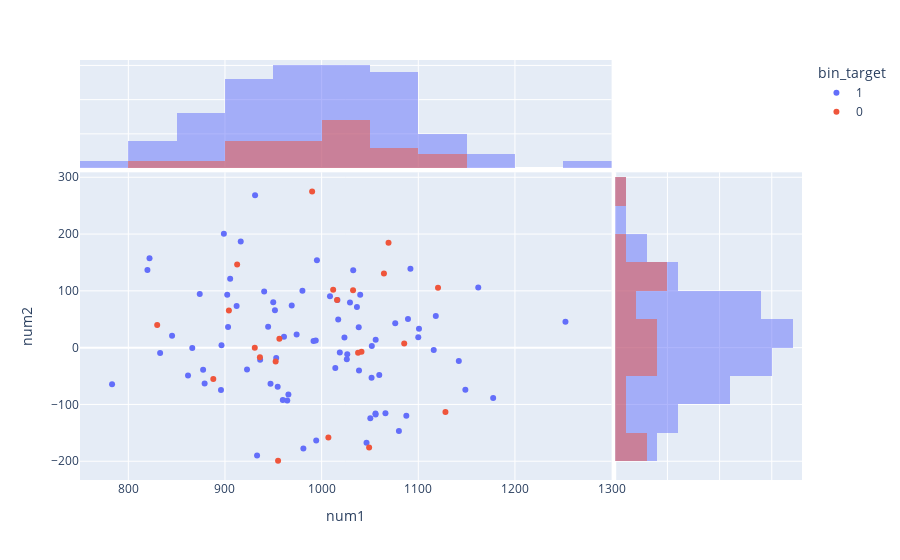

Notebook code cell kept with this figure:
### Code cell
df['bin_target'] = df['bin_target'].astype('category')
px.scatter(
    df, col1, col2,
    marginal_x='histogram',
    marginal_y='histogram',
    color=self.target
)

### Figure 1 — Plotly figure (JSON) as saved in the notebook; plotly's stock layout.template omitted (floating-point values rounded to 4 significant figures)
{"data": [{"hovertemplate": "bin_target=1<br>num1=%{x}<br>num2=%{y}<extra></extra>", "legendgroup": "1", "marker": {"color": "#636efa", "symbol": "circle"}, "mode": "markers", "name": "1", "orientation": "v", "showlegend": true, "type": "scatter", "x": [1016.0, 1027.0, 845.2, 1080.0, 1118.0, 916.3, 1177.0, 1142.0, 895.9, 969.0, 1019.0, 1050.0, 959.8, 991.6, 861.8, 1149.0, 1037.0, 866.2, 1101.0, 878.9, 944.6, 898.8, 902.3, 922.8, 877.4, 1039.0, 980.1, 1052.0, 1009.0, 783.2, 819.8, 1060.0, 964.5, 933.2, 931.2, 832.9, 994.4, 936.4, 1033.0, 1056.0, 873.9, 1076.0, 896.4, 1088.0, 1056.0, 954.5, 1252.0, 961.0, 1046.0, 947.1, 953.0, 1162.0, 1089.0, 1029.0, 993.9, 1014.0, 1038.0, 981.1, 951.7, 1092.0, 995.1, 1026.0, 1056.0, 949.9, 1052.0, 1024.0, 1017.0, 912.0, 1116.0, 821.9, 974.1, 965.6, 940.5, 905.4, 1066.0, 1040.0, 1100.0, 903.2], "xaxis": "x", "y": [83.98, -11.64, 20.9, -146.6, 55.61, 187.1, -88.85, -23.6, -74.56, 74.44, -8.515, -124.3, -92.08, 11.76, -49.03, -74.05, 71.75, -0.7166, 33.17, -62.99, 36.99, 200.5, 93.25, -38.67, -38.76, -40.2, 100.3, -52.89, 90.56, -64.59, 136.7, -48.04, -93.11, -189.7, 268.3, -9.36, -163.3, -21.39, 136.1, -117.6, 94.54, 43.16, 4.189, -119.7, 13.83, -68.79, 45.81, 19.33, -167.6, -63.65, -18.11, 106.1, 50.6, 79.45, 12.51, -35.65, 35.99, -177.6, 66.01, 139.1, 153.7, -20.2, -115.9, 80.09, 2.996, 17.7, 49.53, 73.49, -4.16, 157.5, 23.29, -82.65, 98.8, 121.4, -115.4, 93.02, 18.49, 36.2], "yaxis": "y"}, {"alignmentgroup": "True", "bingroup": "x", "hovertemplate": "bin_target=1<br>num1=%{x}<br>count=%{y}<extra></extra>", "legendgroup": "1", "marker": {"color": "#636efa"}, "name": "1", "offsetgroup": "1", "opacity": 0.5, "showlegend": false, "type": "histogram", "x": [1016.0, 1027.0, 845.2, 1080.0, 1118.0, 916.3, 1177.0, 1142.0, 895.9, 969.0, 1019.0, 1050.0, 959.8, 991.6, 861.8, 1149.0, 1037.0, 866.2, 1101.0, 878.9, 944.6, 898.8, 902.3, 922.8, 877.4, 1039.0, 980.1, 1052.0, 1009.0, 783.2, 819.8, 1060.0, 964.5, 933.2, 931.2, 832.9, 994.4, 936.4, 1033.0, 1056.0, 873.9, 1076.0, 896.4, 1088.0, 1056.0, 954.5, 1252.0, 961.0, 1046.0, 947.1, 953.0, 1162.0, 1089.0, 1029.0, 993.9, 1014.0, 1038.0, 981.1, 951.7, 1092.0, 995.1, 1026.0, 1056.0, 949.9, 1052.0, 1024.0, 1017.0, 912.0, 1116.0, 821.9, 974.1, 965.6, 940.5, 905.4, 1066.0, 1040.0, 1100.0, 903.2], "xaxis": "x3", "yaxis": "y3"}, {"alignmentgroup": "True", "bingroup": "y", "hovertemplate": "bin_target=1<br>num2=%{y}<br>count=%{x}<extra></extra>", "legendgroup": "1", "marker": {"color": "#636efa"}, "name": "1", "offsetgroup": "1", "opacity": 0.5, "showlegend": false, "type": "histogram", "xaxis": "x2", "y": [83.98, -11.64, 20.9, -146.6, 55.61, 187.1, -88.85, -23.6, -74.56, 74.44, -8.515, -124.3, -92.08, 11.76, -49.03, -74.05, 71.75, -0.7166, 33.17, -62.99, 36.99, 200.5, 93.25, -38.67, -38.76, -40.2, 100.3, -52.89, 90.56, -64.59, 136.7, -48.04, -93.11, -189.7, 268.3, -9.36, -163.3, -21.39, 136.1, -117.6, 94.54, 43.16, 4.189, -119.7, 13.83, -68.79, 45.81, 19.33, -167.6, -63.65, -18.11, 106.1, 50.6, 79.45, 12.51, -35.65, 35.99, -177.6, 66.01, 139.1, 153.7, -20.2, -115.9, 80.09, 2.996, 17.7, 49.53, 73.49, -4.16, 157.5, 23.29, -82.65, 98.8, 121.4, -115.4, 93.02, 18.49, 36.2], "yaxis": "y2"}, {"hovertemplate": "bin_target=0<br>num1=%{x}<br>num2=%{y}<extra></extra>", "legendgroup": "0", "marker": {"color": "#EF553B", "symbol": "circle"}, "mode": "markers", "name": "0", "orientation": "v", "showlegend": true, "type": "scatter", "x": [1007.0, 954.9, 1016.0, 1033.0, 1085.0, 936.1, 1128.0, 952.4, 930.8, 1069.0, 887.9, 956.3, 912.6, 829.9, 1064.0, 904.1, 1049.0, 1012.0, 990.2, 1041.0, 1038.0, 1120.0], "xaxis": "x", "y": [-158.1, -199.3, 84.09, 101.1, 7.505, -16.74, -113.4, -24.16, 0.01733, 184.9, -55.33, 15.63, 146.3, 39.9, 130.4, 65.39, -175.7, 102.1, 275.0, -7.277, -8.807, 105.5], "yaxis": "y"}, {"alignmentgroup": "True", "bingroup": "x", "hovertemplate": "bin_target=0<br>num1=%{x}<br>count=%{y}<extra></extra>", "legendgroup": "0", "marker": {"color": "#EF553B"}, "name": "0", "offsetgroup": "0", "opacity": 0.5, "showlegend": false, "type": "histogram", "x": [1007.0, 954.9, 1016.0, 1033.0, 1085.0, 936.1, 1128.0, 952.4, 930.8, 1069.0, 887.9, 956.3, 912.6, 829.9, 1064.0, 904.1, 1049.0, 1012.0, 990.2, 1041.0, 1038.0, 1120.0], "xaxis": "x3", "yaxis": "y3"}, {"alignmentgroup": "True", "bingroup": "y", "hovertemplate": "bin_target=0<br>num2=%{y}<br>count=%{x}<extra></extra>", "legendgroup": "0", "marker": {"color": "#EF553B"}, "name": "0", "offsetgroup": "0", "opacity": 0.5, "showlegend": false, "type": "histogram", "xaxis": "x2", "y": [-158.1, -199.3, 84.09, 101.1, 7.505, -16.74, -113.4, -24.16, 0.01733, 184.9, -55.33, 15.63, 146.3, 39.9, 130.4, 65.39, -175.7, 102.1, 275.0, -7.277, -8.807, 105.5], "yaxis": "y2"}], "layout": {"barmode": "overlay", "legend": {"title": {"text": "bin_target"}, "tracegroupgap": 0}, "margin": {"t": 60}, "xaxis": {"anchor": "y", "domain": [0, 0.7363], "title": {"text": "num1"}}, "xaxis2": {"anchor": "y2", "domain": [0.7413, 1], "matches": "x2", "showgrid": true, "showline": false, "showticklabels": false, "ticks": ""}, "xaxis3": {"anchor": "y3", "domain": [0, 0.7363], "matches": "x", "showgrid": true, "showticklabels": false}, "xaxis4": {"anchor": "y4", "domain": [0.7413, 1], "matches": "x2", "showgrid": true, "showline": false, "showticklabels": false, "ticks": ""}, "yaxis": {"anchor": "x", "domain": [0, 0.7326], "title": {"text": "num2"}}, "yaxis2": {"anchor": "x2", "domain": [0, 0.7326], "matches": "y", "showgrid": true, "showticklabels": false}, "yaxis3": {"anchor": "x3", "domain": [0.7426, 1], "matches": "y3", "showgrid": true, "showline": false, "showticklabels": false, "ticks": ""}, "yaxis4": {"anchor": "x4", "domain": [0.7426, 1], "matches": "y3", "showgrid": true, "showline": false, "showticklabels": false, "ticks": ""}}}
